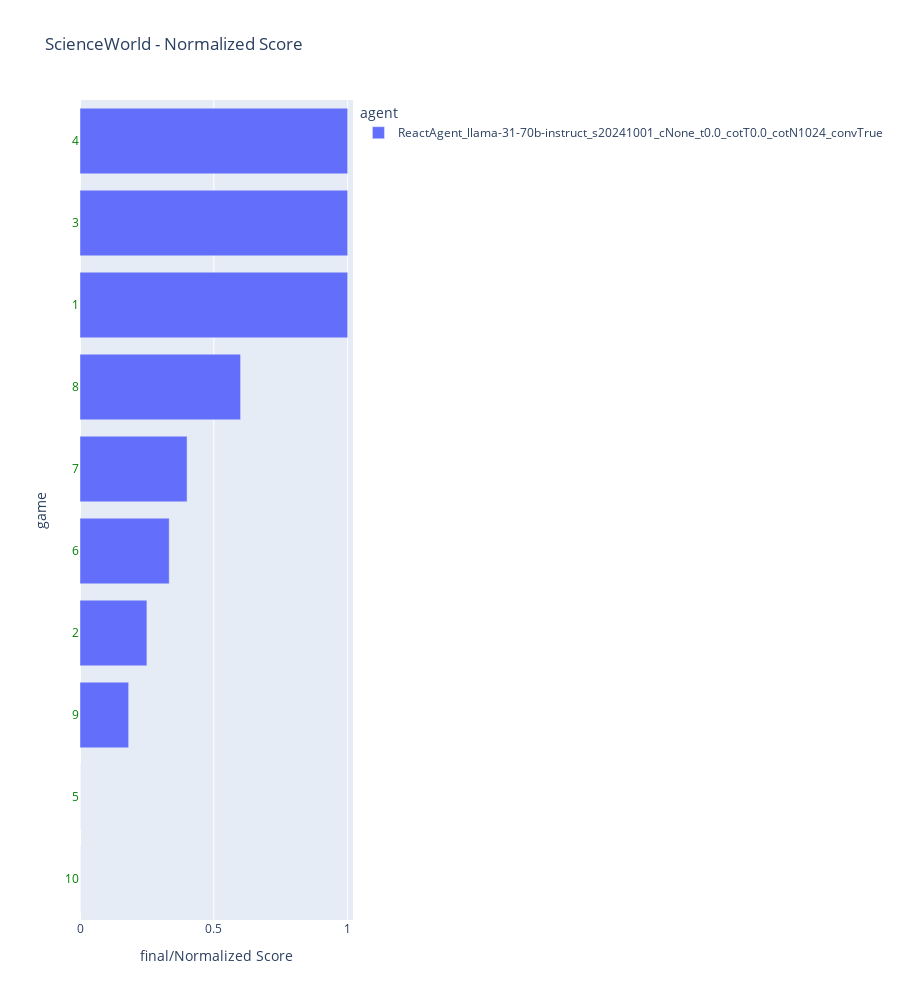

The notebook cell this image was saved under:
### Code cell
df = fetch_data("textworld")
fig = make_grouped_bar_chart(df)
fig.show()

### Figure 1 — Plotly figure (JSON) as saved in the notebook; plotly's stock layout.template omitted (floating-point values rounded to 4 significant figures)
{"data": [{"alignmentgroup": "True", "hovertemplate": "agent=ReactAgent_llama-31-70b-instruct_s20241001_cNone_t0.0_cotT0.0_cotN1024_convTrue<br>final/Normalized Score=%{x}<br>game=%{y}<extra></extra>", "legendgroup": "ReactAgent_llama-31-70b-instruct_s20241001_cNone_t0.0_cotT0.0_cotN1024_convTrue", "marker": {"color": "#636efa", "pattern": {"shape": ""}}, "name": "ReactAgent_llama-31-70b-instruct_s20241001_cNone_t0.0_cotT0.0_cotN1024_convTrue", "offsetgroup": "ReactAgent_llama-31-70b-instruct_s20241001_cNone_t0.0_cotT0.0_cotN1024_convTrue", "orientation": "h", "showlegend": true, "textposition": "auto", "type": "bar", "x": [0, 0, 0.1818, 0.25, 0.3333, 0.4, 0.6, 1, 1, 1], "xaxis": "x", "y": ["10", "5", "9", "2", "6", "7", "8", "1", "3", "4"], "yaxis": "y"}], "layout": {"barmode": "group", "height": 1000, "legend": {"title": {"text": "agent"}, "tracegroupgap": 0}, "title": {"text": "ScienceWorld - Normalized Score"}, "xaxis": {"anchor": "y", "domain": [0, 1], "range": [0, 1.02], "title": {"text": "final/Normalized Score"}}, "yaxis": {"anchor": "x", "domain": [0, 1], "tickmode": "array", "ticktext": ["<span style='color:green'>10</span>", "<span style='color:green'>5</span>", "<span style='color:green'>9</span>", "<span style='color:green'>2</span>", "<span style='color:green'>6</span>", "<span style='color:green'>7</span>", "<span style='color:green'>8</span>", "<span style='color:green'>1</span>", "<span style='color:green'>3</span>", "<span style='color:green'>4</span>"], "tickvals": ["10", "5", "9", "2", "6", "7", "8", "1", "3", "4"], "title": {"text": "game"}}}}
